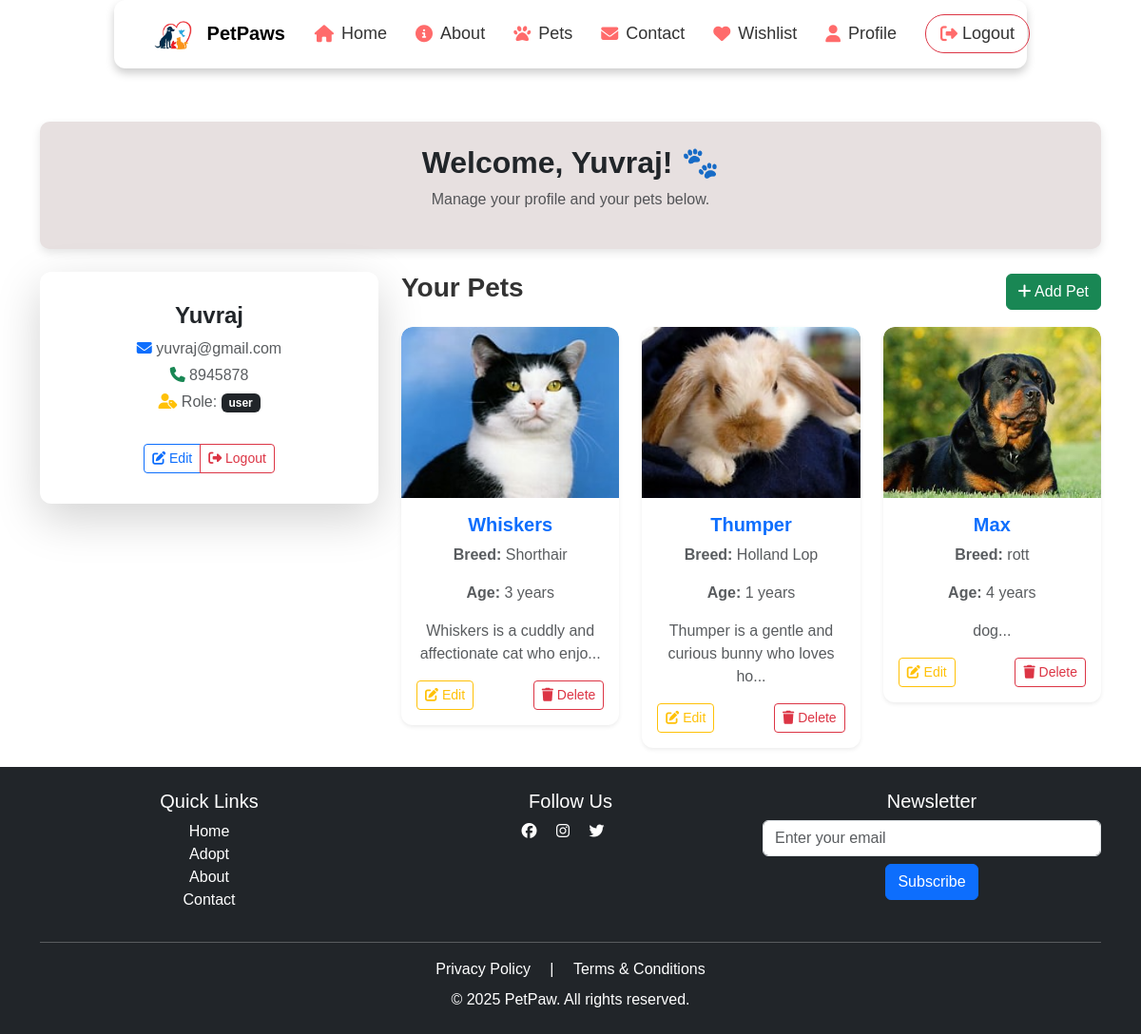
Page /profile (signed in) on the committed database.
### app.py (models this page shows, shortened)
class User(db.Model, UserMixin):
    __tablename__ = "user"
    id = db.Column(db.Integer, primary_key=True)
    name = db.Column(db.String(150), nullable=False)
    email = db.Column(db.String(150), unique=True, nullable=False)
    password_hash = db.Column(db.String(256), nullable=False)
    mobile = db.Column(db.String(15), nullable=False)
    role = db.Column(db.String(50), nullable=False, default='user')
    wishlist_pets = db.relationship('Pet', secondary=wishlist, backref='wishlist_users')

class Pet(db.Model):
    id = db.Column(db.Integer, primary_key=True)
    name = db.Column(db.String(100), nullable=False)
    breed = db.Column(db.String(100), nullable=False)
    age = db.Column(db.Integer, nullable=False)
    description = db.Column(db.Text, nullable=True)
    image_filename = db.Column(db.String(255), nullable=True, default="default_pet.jpg")  # Default image if none uploaded
    status = db.Column(db.String(50), default="Available")  # Available, Adopted, etc.
    owner_id = db.Column(db.Integer, db.ForeignKey("user.id"), nullable=False)  # Link to User table
    medical_issues = db.Column(db.String(255), nullable=True)  # Any medical issues (Yes/No + Description)
    pet_type = db.Column(db.String(50), nullable=False)  # Dropdown (Dog, Cat, Bird, Horse, Other)
    other_pet_type = db.Column(db.String(100), nullable=True)  # If "Other" is selected
    address = db.Column(db.String(255), nullable=False)  # Pet's location
    owner = db.relationship("User", backref="pets")

### app.py (the view)
@app.route("/profile")
@login_required
def profile():
    return render_template("profile.html", user=current_user)

### app.py (called while the page is built)
@login_manager.user_loader
def load_user(user_id):
    return User.query.get(int(user_id))

### templates/profile.html (shortened to what this page needs)
{% extends "base.html" %}
{% block content %}
<div class="container mt-5">
    <div class="profile-header text-center mb-4 p-4">
        <h2 class="fw-bold text-dark">Welcome, {{ user.name }}! 🐾</h2>
        <p class="text-muted">Manage your profile and your pets below.</p>
    </div>
    <div class="row">
        <div class="col-md-4">
            <div class="card shadow-lg border-0 p-3">
                <div class="card-body text-center">
                    <h4 class="fw-bold">{{ user.name }}</h4>
                    <p class="text-muted mb-1"><i class="fas fa-envelope text-primary"></i> {{ user.email }}</p>
                    <p class="text-muted mb-1"><i class="fas fa-phone text-success"></i> {{ user.mobile }}</p>
                    <p class="text-muted"><i class="fas fa-user-tag text-warning"></i> Role: <span class="badge bg-dark">{{ user.role }}</span></p>
                    <div class="btn-group mt-3">
                        <a href="{{ url_for('edit_profile') }}" class="btn btn-outline-primary btn-sm"><i class="fas fa-edit"></i> Edit</a>
                        <a href="{{ url_for('logout') }}" class="btn btn-outline-danger btn-sm"><i class="fas fa-sign-out-alt"></i> Logout</a>
                    </div>
                </div>
            </div>
        </div>
        <div class="col-md-8">
            <div class="d-flex justify-content-between align-items-center mb-3">
                <h3 class="fw-bold">Your Pets</h3>
                <a href="{{ url_for('add_pet') }}" class="btn btn-success"><i class="fas fa-plus"></i> Add Pet</a>
            </div>
            {% if user.pets %}
            <div class="row">
                {% for pet in user.pets %}
                <div class="col-md-6 col-lg-4">
                    <div class="card pet-card shadow-sm border-0">
                        <img src="{{ url_for('static', filename='images/' + (pet.image_filename or 'default.jpg')) }}" class="card-img-top pet-img" alt="{{ pet.name }}">
                        <div class="card-body text-center">
                            <h5 class="card-title fw-bold text-primary">{{ pet.name }}</h5>
                            <p class="card-text text-muted"><strong>Breed:</strong> {{ pet.breed }}</p>
                            <p class="card-text text-muted"><strong>Age:</strong> {{ pet.age }} years</p>
                            <p class="card-text text-muted">{{ pet.description[:50] }}...</p>
                            <div class="d-flex justify-content-between">
                                <a href="{{ url_for('edit_pet', id=pet.id) }}" class="btn btn-outline-warning btn-sm"><i class="fas fa-edit"></i> Edit</a>
                                <a href="{{ url_for('delete_pet', id=pet.id) }}" class="btn btn-outline-danger btn-sm" onclick="return confirm('Are you sure you want to delete this pet?')"><i class="fas fa-trash"></i> Delete</a>
                            </div>
                        </div>
                    </div>
                </div>
                {% endfor %}
            </div>
            {% else %}
            <p class="text-muted">You haven't added any pets yet. Start by adding a new pet above!</p>
            {% endif %}
        </div>
    </div>
</div>
{% endblock %}

### static/styles.css (style rules this page uses)
body { font-family: 'Poppins', sans-serif; background-color: #f8f9fa; color: #333; transition: background-color 0.3s ease-in-out; }
* { margin: 0; padding: 0; box-sizing: border-box; font-family: 'Poppins', sans-serif; }
body { margin: 0; padding: 0; background: #ffffff; position: relative; min-height: 100vh; }

### templates/base.html (style rules this page uses)
body { padding-top: 80px; }
html, body { height: 100%; margin: 0; display: flex; flex-direction: column; }

### templates/profile.html (style rules this page uses)
.profile-header { background: rgb(231, 224, 224); color: white; border-radius: 10px; padding: 25px; box-shadow: 0 4px 10px rgba(0, 0, 0, 0.1); }
.card { border-radius: 12px; transition: all 0.3s ease-in-out; }
.pet-card { transition: transform 0.3s ease-in-out, box-shadow 0.3s ease-in-out; overflow: hidden; }
.pet-img { height: 180px; object-fit: cover; border-top-left-radius: 12px; border-top-right-radius: 12px; transition: transform 0.3s ease-in-out; }
.btn-group .btn { transition: all 0.3s ease-in-out; }

### rows in the picture
User: name "Yuvraj", email "yuvraj@gmail.com", mobile "8945878", role "user"
Pet: image_filename (picture), name "Whiskers", breed "Shorthair", age "3", description "Whiskers is a cuddly and affectionate cat who enjo"
Pet: image_filename (picture), name "Thumper", breed "Holland Lop", age "1", description "Thumper is a gentle and curious bunny who loves ho"
Pet: image_filename (picture), name "Max", breed "rott", age "4", description "dog"
